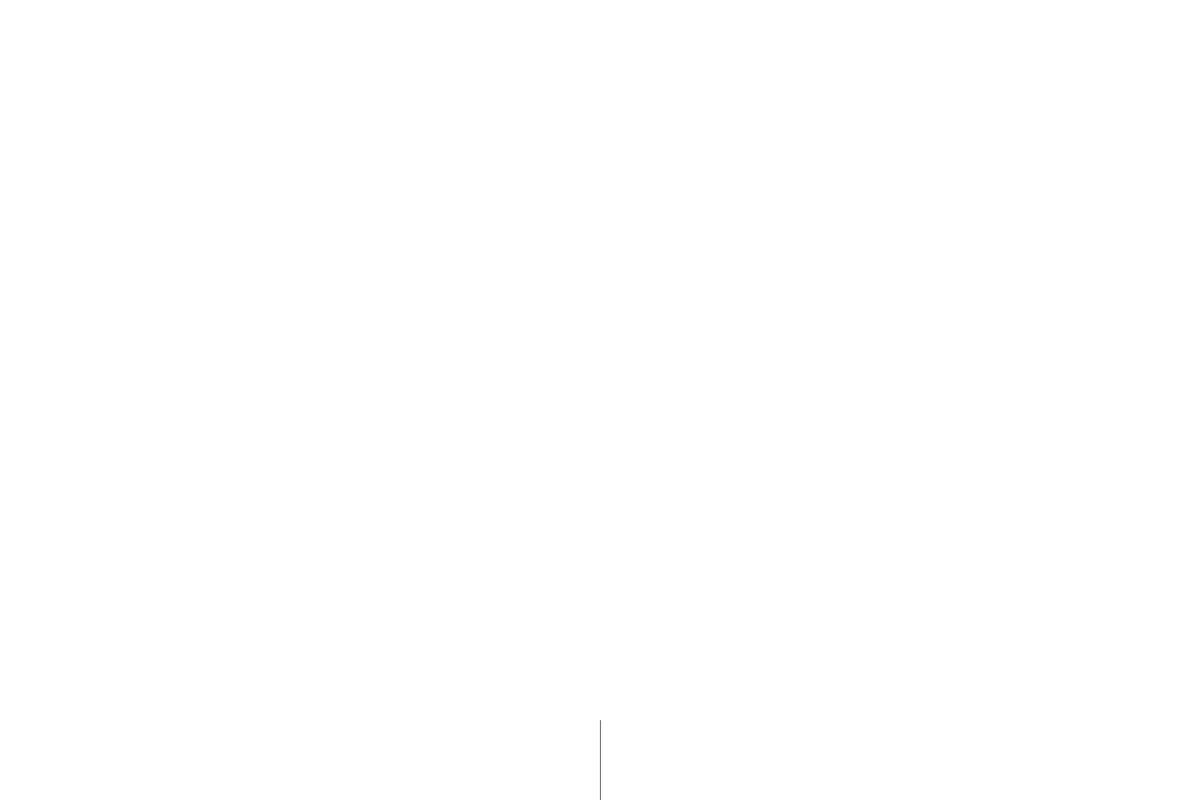
Frame 1 (no input)
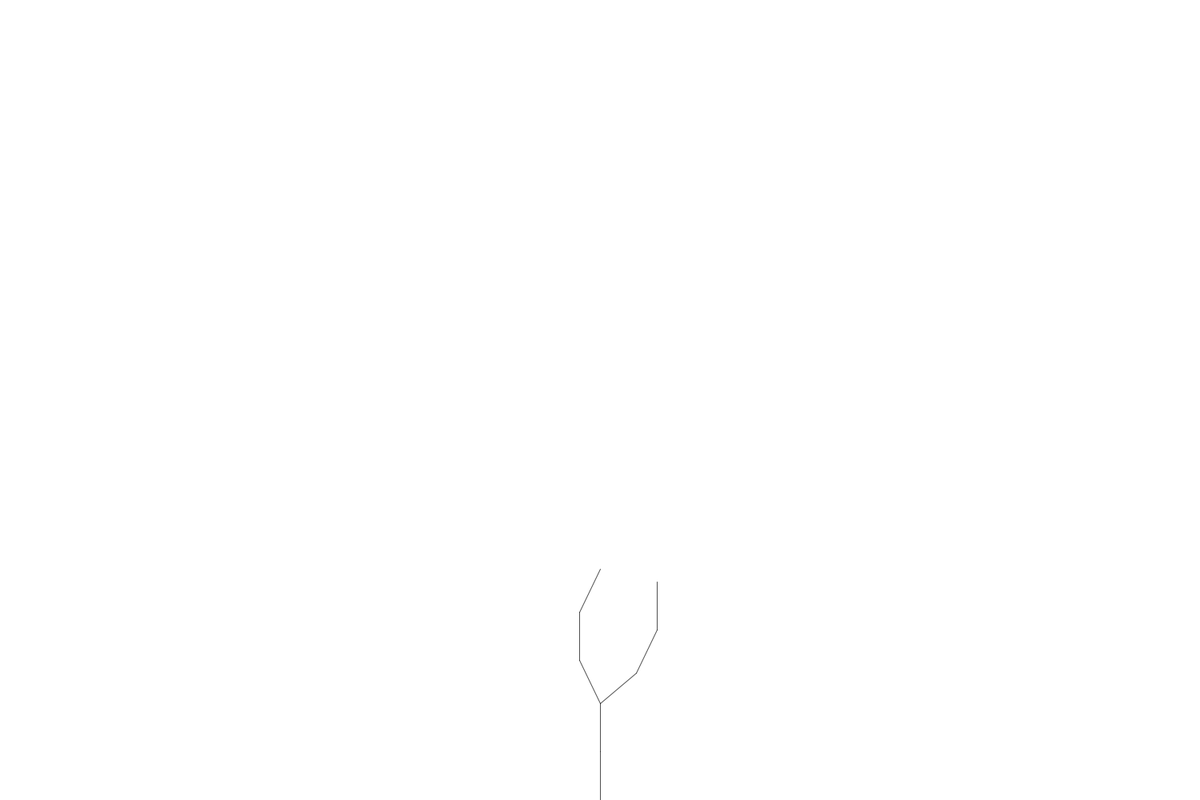
Frame 2 (the mouse pressed at the canvas centre, redrawn once)

The Processing sketch that drew these frames (run headless with seeded random() and noise(); the mouse was pressed at the canvas centre and the sketch redrawn once):

// Processing sketch: The_LSystem
// ── The_LSystem.pde
int counter;
Turtle turtle;
LSystem lsystem;
void setup()
{
  size(1500,1000);
  counter = 0;
  Rule[]rules = new Rule[1];
  rules[0] = new Rule('F',"FF+[+F-F-F]-[-F+F+F]");
  //create the rule
  
  lsystem = new LSystem("F",rules);
  
  turtle = new Turtle(lsystem.getSentence(),100,radians(25));
}

void draw()
{
  background(255);
 
  translate(width/2,height);
  //rotate(-PI/2);
  turtle.render();
  
  noLoop();
}

void mousePressed()
{
  if(counter<5)
  {
    pushMatrix();
    lsystem.generate();
    turtle.setToDo(lsystem.getSentence());
    turtle.changeLen(0.6);
    popMatrix();
    redraw();
    counter++;
  }
}
// ── LSystem.pde
class LSystem
{
  String sentence;
  Rule[]rules;
  int generation;
  
  LSystem(String _sentence,Rule[] _rules)
  {
    sentence = _sentence;
    rules = _rules;
    generation = 0;
  }
  
  void generate()
  {
    StringBuffer next  = new StringBuffer();
    for(int i = 0;i<sentence.length();i++)
    {
       char mark = sentence.charAt(i);
       String replace = ""+mark;
       for(int j = 0;j<rules.length;j++)
       {
           char str = rules[j].getA();
           if(str==mark)
           {
               replace = rules[j].getB();
               break;
           }
       }
       next.append(replace);
    }
    sentence = next.toString();
  }
  
  String getSentence()
  {
    return sentence;
  }
  
  int getGeneration()
  {
    return generation;
  }
}
// ── Rule.pde
class Rule
{
   char a;
   String b;
   
   Rule(char _a,String _b)
   {
       a = _a;
       b = _b;
   }
   
   char getA()
   {
     return a;
   }
   
   String getB()
   {
     return b;
   }
}
// ── Turtle.pde
class Turtle
{
  String todo;
  float len;
  float angle;
  
  Turtle(String _todo,float _len,float _angle)
  {
    todo = _todo;
    len = _len;
    angle = _angle;
  }
  
  void render()
  {
     fill(0,45,0);
    stroke(0, 175);
    for (int i = 0; i < todo.length(); i++) {
      char c = todo.charAt(i);
      if (c == 'F' || c == 'G') {
        line(0, 0,0,-len);
        translate(0,-len);
      } else if (c == '+') {
        rotate(angle);
      } else if (c == '-') {
        rotate(-angle);
      } else if (c == '[') {
        pushMatrix();
      } else if (c == ']') {
        popMatrix();
      }
    }
  }
  
  void setLen(float _len)
  {
    len = _len;
  }
  
  void changeLen(float p)
  {
    len*=p;
  }
  
  void setToDo(String s)
  {
    todo = s;
  }
}
